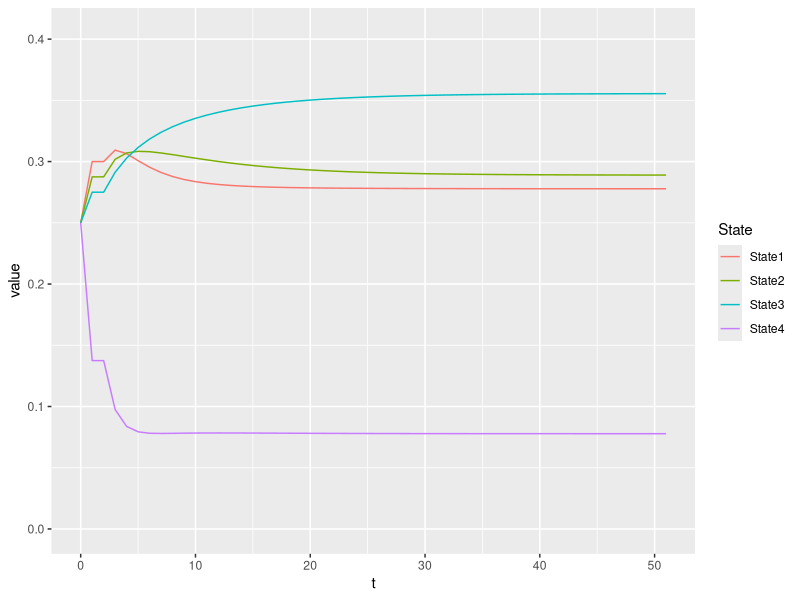
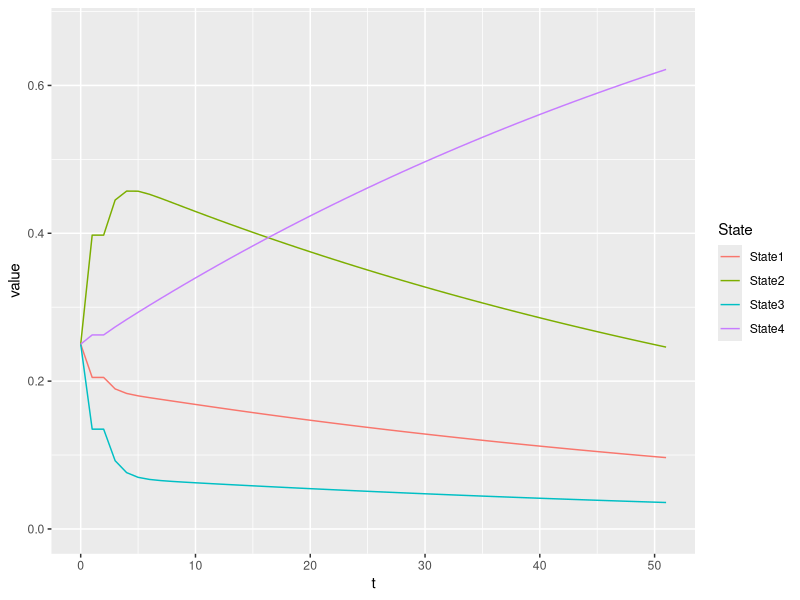
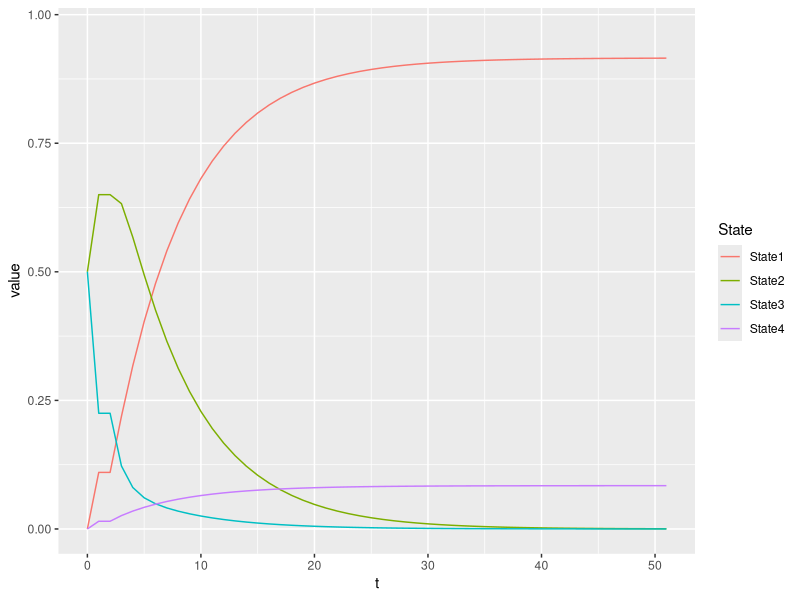

The R source for these figures, in order:
## ---- chunk 1
knitr::opts_chunk$set(echo = TRUE)
## ---- chunk 2
library(tidyverse)
library(magrittr)  ## using some aliases not loaded by default
library(gganimate)
## ---- chunk 3
## Turns a matrix into a three column data frame: row of the cell, column of the
## cell, and the value.
matrix_to_long <- function(m){
    m_long <- m %>%
        set_rownames(1:dim(m)[1]) %>% set_colnames(1:dim(m)[2]) %>%
        as.data.frame() %>%
        rownames_to_column("Row") %>%
        pivot_longer(-c(Row), names_to="Column", values_to="P") %>%
        mutate(Row = as.numeric(Row), Column = as.numeric(Column))
    return(m_long)
}
## ---- chunk 4
## s, m, and t are the starting probability vector, transition matrix, and 
## number of time steps respectively

transition_matrix_over_time <- function(m, t){
    m_list <- lapply(1:t, function(i){m})
    m_at_steps <- Reduce(`%*%`, m_list, accumulate = TRUE)
    m_at_steps <- append(m_at_steps, list(m), 0)
    return(m_at_steps)
}

probability_vector_over_time <- function(s, m, t){
    transition_matrices <- transition_matrix_over_time(m, t)
    probability_vectors <- lapply(transition_matrices, function(mtrx){s %*% mtrx})
    probability_vectors <- append(probability_vectors, list(c(s)), 0)
    return(probability_vectors)
}
## ---- chunk 5
transition_matrix_animation <- function(m, t){
    m_over_time <- transition_matrix_over_time(m, t)
    long_data <- lapply(1:length(m_over_time),
                        function(x){data.frame(N=x-1, matrix_to_long(m_over_time[[x]]))})
    long_data <- do.call("rbind", long_data)
    g <- ggplot(long_data, aes(x=Column, y=Row, fill=P)) + geom_raster() + 
        geom_text(aes(label=round(P, 2))) + 
        scale_y_reverse() + transition_states(N) +
        ggtitle("Transition matrix at time t={closest_state}")
    return(g)
}
## ---- chunk 6
state_probability_plot <- function(s, m, t){
    state_probabilities <- probability_vector_over_time(s, m, t)
    state_prob_matrix <- do.call("rbind", state_probabilities)
    state_prob_df <- state_prob_matrix %>% as.data.frame() %>%
        set_colnames(c("State1", "State2", "State3", "State4")) %>%
        rownames_to_column("t") %>%
        mutate(t = as.integer(t)-1) %>%
        pivot_longer(cols=-c(t), names_to="State")
    g <- ggplot(state_prob_df) + geom_line(aes(x=t, y=value, color=State)) +
        ylim(c(0, max(state_prob_df$value)+0.05))
    return(g)
}
## ---- chunk 7
m1 <- matrix(c(0.8,  0.1,  0.1,  0,
               0.05, 0.85, 0,    0.1,
               0.05, 0,    0.9,  0.05,
               0.3,  0.2,  0.1,  0.4),
             byrow=TRUE, nrow=4)
s1 <- c(0.25, 0.25, 0.25, 0.25)
## ---- chunk 8
g1 <- transition_matrix_animation(m1, 50)
anim_save("m1_anim.gif", g1, nframes=102)

state_probability_plot(s1, m1, 50)
## ---- chunk 9
m2 <- matrix(c(0.6,  0.29, 0.09, 0.02,
               0.14, 0.8,  0.05, 0.01,
               0.08, 0.5,  0.4,  0.02,
               0,    0,    0,    1),
             byrow=TRUE, nrow=4)
s2 <- c(0.25, 0.25, 0.25, 0.25)
## ---- chunk 10
g2 <- transition_matrix_animation(m2, 50)
anim_save("m2_anim.gif", g2, nframes=102)

state_probability_plot(s2, m2, 50)
## ---- chunk 11
m3 <- matrix(c(1,    0,    0,    0,
               0.14, 0.8,  0.05, 0.01,
               0.08, 0.5,  0.4,  0.02,
               0,    0,    0,    1),
             byrow=TRUE, nrow=4)
s3 <- c(0, 0.5, 0.5, 0)
## ---- chunk 12
g3 <- transition_matrix_animation(m3, 50)
anim_save("m3_anim.gif", g3, nframes=102)

state_probability_plot(s3, m3, 50)
